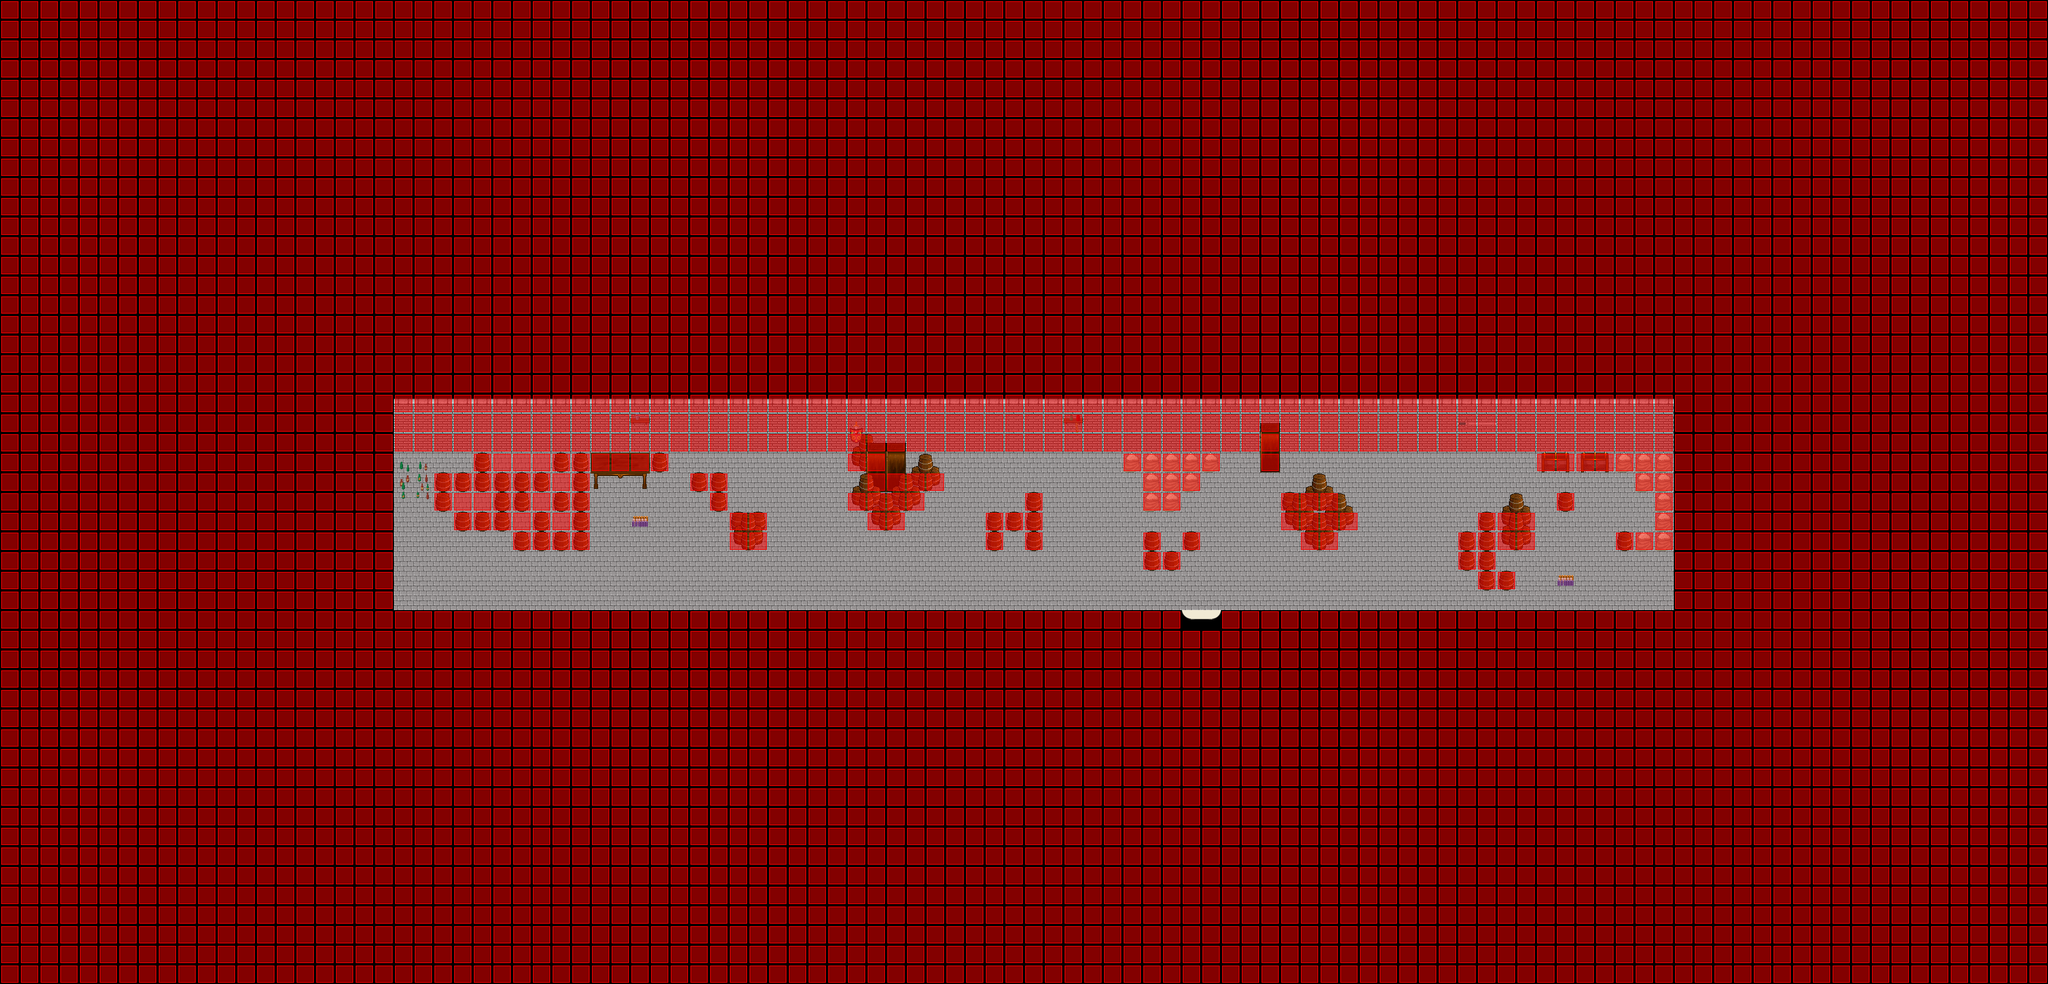

This is a level from a 2D game, rendered from its Tiled map with the project's own tilesets. A one-line summary and the map file follow, with tile-layer data summarised:
An orthogonal 104x50 tile map with 32x32 px tiles, 4 tile layers (Ground, Fringe, Over, Collision), 6 tilesets and 4 objects (2x SPAWN, SCRIPT, WARP).

<map version="1.0" orientation="orthogonal" width="104" height="50" tilewidth="32" tileheight="32">
 <properties>
  <property name="music" value="inside.ogg" />
 </properties>
 <tileset firstgid="1" name="collision1_32_32" tilewidth="32" tileheight="32">
  <image source="../graphics/tiles/collision1_32_32.png" width="1024" height="1024" />
 </tileset>
 <tileset firstgid="1025" name="indoor3_32_32" tilewidth="32" tileheight="32">
  <image source="../graphics/tiles/indoor3_32_32.png" width="1024" height="1024" />
 </tileset>
 <tileset firstgid="2049" name="indoor2_32_32" tilewidth="32" tileheight="32">
  <image source="../graphics/tiles/indoor2_32_32.png" width="1024" height="1024" />
 </tileset>
 <tileset firstgid="3073" name="indoor2_32_64" tilewidth="32" tileheight="64">
  <image source="../graphics/tiles/indoor2_32_64.png" width="1024" height="1024" />
 </tileset>
 <tileset firstgid="3585" name="indoor2_32_96" tilewidth="32" tileheight="96">
  <image source="../graphics/tiles/indoor2_32_96.png" width="1024" height="960" />
 </tileset>
 <tileset firstgid="3905" name="castle1_32_32" tilewidth="32" tileheight="32">
  <image source="../graphics/tiles/castle1_32_32.png" width="1024" height="1024" />
 </tileset>
 <layer name="Ground" width="104" height="50">
  <data>[5200 cells, 5200 non-empty, 5 distinct tile ids]</data>
 </layer>
 <layer name="Fringe" width="104" height="50">
  <data>[5200 cells, 181 non-empty, 23 distinct tile ids]</data>
 </layer>
 <layer name="Over" width="104" height="50">
  <data>[5200 cells, 6 non-empty, 6 distinct tile ids]</data>
 </layer>
 <layer name="Collision" width="104" height="50">
  <data>[5200 cells, 4790 non-empty, 1 distinct tile ids]</data>
 </layer>
 <objectgroup name="Object" width="104" height="50">
  <object name="External Map Events" type="SCRIPT" x="0" y="-2880">
   <properties>
    <property name="FILENAME" value="scripts/maps/iw-selphi-timlet-flat04-o00-o00-n01.lua" />
   </properties>
  </object>
  <object name="Warp to flat4-o0 XCF" type="WARP" x="1920" y="992" width="64" height="32">
   <properties>
    <property name="DEST_MAP" value="iw-selphi-timlet-flat04-o00-o00-o00" />
    <property name="DEST_X" value="1888" />
    <property name="DEST_Y" value="832" />
   </properties>
  </object>
  <object name="Kellerskorpion" type="SPAWN" x="896" y="736" width="1824" height="256">
   <properties>
    <property name="MAX_BEINGS" value="10" />
    <property name="MONSTER_ID" value="10" />
    <property name="SPAWN_RATE" value="15" />
   </properties>
  </object>
  <object name="Red Scorpion" type="SPAWN" x="642" y="819" width="256" height="160">
   <properties>
    <property name="MAX_BEINGS" value="1" />
    <property name="MONSTER_ID" value="6" />
    <property name="SPAWN_RATE" value="10" />
   </properties>
  </object>
 </objectgroup>
</map>
